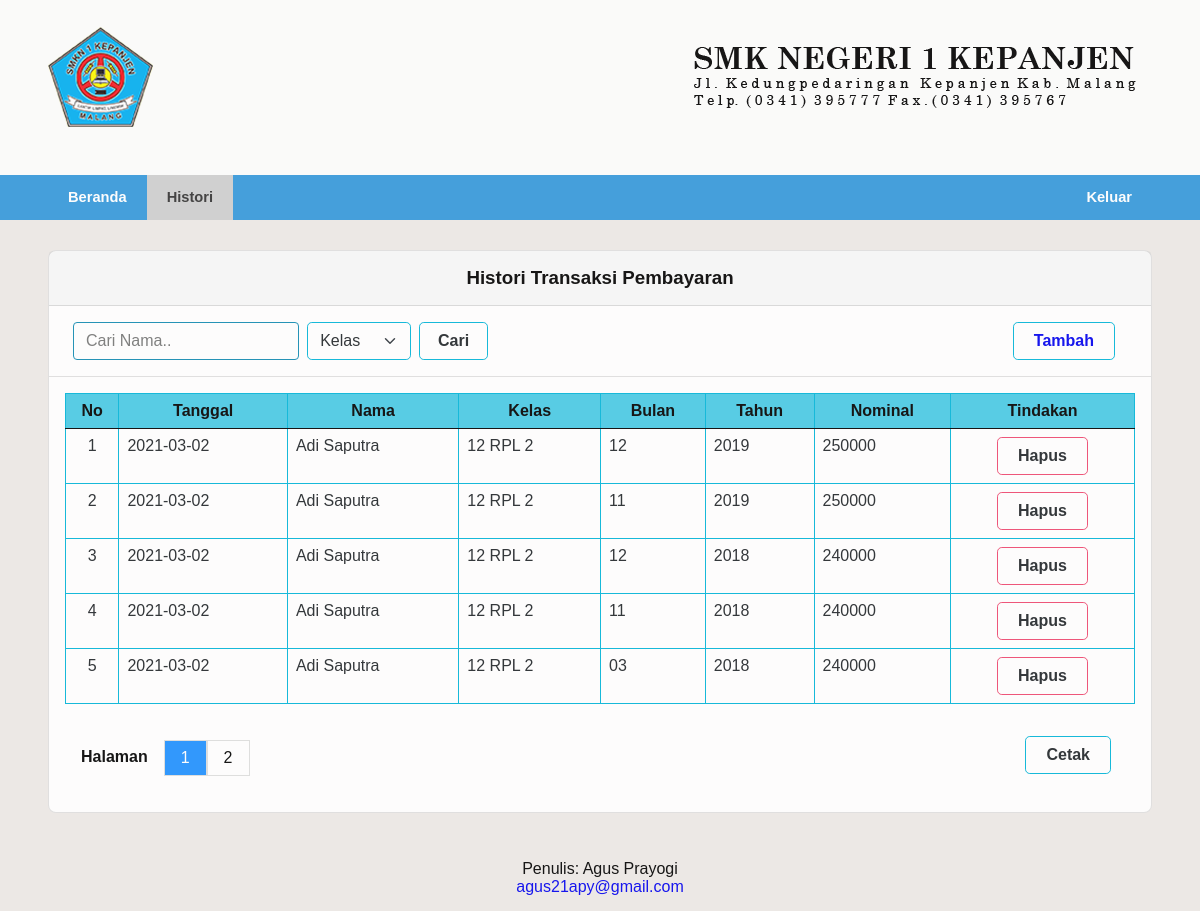
The page /petugas/index.php?p=histori (signed in) on the database its author committed.
### tables this page shows
CREATE TABLE `pembayaran` (
  `id_pembayaran` int(11) NOT NULL,
  `id_petugas` int(11) NOT NULL,
  `nisn` char(10) NOT NULL,
  `tgl_bayar` date NOT NULL,
  `bulan_dibayar` varchar(8) NOT NULL,
  `tahun_dibayar` varchar(4) NOT NULL,
  `id_spp` int(11) NOT NULL,
  `jumlah_bayar` int(11) NOT NULL
);

CREATE TABLE `siswa` (
  `nisn` char(10) NOT NULL,
  `nama` varchar(35) NOT NULL,
  `id_kelas` int(11) NOT NULL,
  `alamat` text NOT NULL,
  `no_telp` varchar(13) NOT NULL,
  `id_spp` int(11) NOT NULL
);

CREATE TABLE `kelas` (
  `id_kelas` int(11) NOT NULL,
  `nama_kelas` varchar(10) NOT NULL,
  `kopetensi_keahlian` varchar(50) NOT NULL
);

### function.php (called while the page is built, shortened)
<?php
$conn = mysqli_connect("localhost", "root", "", "spp");
function query($query)
{
  global $conn;
  $result = mysqli_query($conn, $query);
  $rows = [];
  while ($row = mysqli_fetch_assoc($result)) {
    $rows[] = $row;
  }
  return $rows;
}

### petugas/histori.php (the view, shortened to what this page needs)
<?php
$uid = $_SESSION['id'];
if (isset($_GET['cari'])) {
  $cari = $_GET['cari'];
  $str = "SELECT * FROM pembayaran as a JOIN siswa as b ON a.nisn = b.nisn JOIN kelas as c ON b.id_kelas = c.id_kelas WHERE a.id_petugas = '$uid' AND b.nama LIKE '%$cari%' ";
  if (isset($_GET['kelas'])) {
    $kelas = $_GET['kelas'];
    $str .= $kelas != "" ? "AND b.id_kelas = '$kelas' " : " ";
  }
  $query = query($str);
} else {
  $query = query("SELECT * FROM pembayaran as a JOIN siswa as b ON a.nisn = b.nisn JOIN kelas as c ON b.id_kelas = c.id_kelas WHERE a.id_petugas = '$uid'");
}
$baris = 5;
$jum = count($query);
$page = ceil($jum / $baris);
$limit = 0;
if (isset($_GET['cari'])) {
  $query = query($str . "ORDER BY id_pembayaran DESC LIMIT " . $limit . "," . $baris);
} else {
  $query = query("SELECT * FROM pembayaran as a JOIN siswa as b ON a.nisn = b.nisn JOIN kelas as c ON b.id_kelas = c.id_kelas Where a.id_petugas = '$uid' ORDER BY id_pembayaran DESC LIMIT " . $limit . "," . $baris);
}
?>
<div class="card">
  <div class="card-header">
    <h3 class="t-center">Histori Transaksi Pembayaran</h4>
  </div>
  <div class="card-header bg-white">
    <div class="row mx-2">
      <form class="col-sm-8  col-xl-5 row" action="index.php" method="get">
        <input placeholder="Cari Nama.." type="text" name="cari" class="input-form col">
        <select name="kelas" id="cari-kelas" class="input-select col-xl-3 mx-2">
          <option value="">Kelas</option>
        </select>
        <button class="btn col-md-4 col-xl-2" type="submit">
          Cari
        </button>
      </form>
      <div class="col t-right">
        <button class="btn">
          <a href="index.php?p=home">
            Tambah
          </a>
        </button>
      </div>
    </div>
  </div>
  <div class="card-body">
    <table class="table table-responsive">
      <thead>
        <tr class="table-blue">
          <th>No</th>
          <th>Tanggal</th>
          <th>Nama</th>
          <th>Kelas</th>
          <th>Bulan</th>
          <th>Tahun</th>
          <th>Nominal</th>
          <th>Tindakan</th>
        </tr>
      </thead>
      <tbody>
        <?php
        $i = $limit + 1;
        foreach ($query as $key => $isi) : ?>
          <tr>
            <td><?= $i++; ?></td>
            <td><?= $isi['tgl_bayar']; ?></td>
            <td><?= $isi['nama']; ?></td>
            <td><?= $isi['nama_kelas'] . " " . $isi['kopetensi_keahlian']; ?></td>
            <td><?= $isi['bulan_dibayar']; ?></td>
            <td><?= $isi['tahun_dibayar']; ?></td>
            <td><?= $isi['jumlah_bayar']; ?></td>
            <td class="t-center">
              <button onclick="onDelete(<?= $isi['id_pembayaran']; ?>)" class="btn btn-red">Hapus</button>
            </td>
          </tr>
        <?php endforeach; ?>
      </tbody>
    </table>
    <div class="row">
      <div class="page col">
        <h4>Halaman</h4>
        <div class="pagination" id="pagination">
          <?php
          $page = $page == 0 ? 1 : $page;
          for ($i = 1; $i <= $page; $i++) : ?>
            <a href="index.php?p=siswa&l=<?= $i; ?>"><?= $i; ?></a>
          <?php endfor; ?>
        </div>
      </div>
      <div class="col-2 t-right">
        <button onclick="printDiv('print-area')" class="btn mt-3 mr-4">
          Cetak
        </button>
      </div>
    </div>
  </div>
</div>

### assets/css/style.css (style rules this page uses)
table { border-collapse: collapse; border-spacing: 0; }
* { margin: 0; padding: 0; box-sizing: border-box; outline: none; text-decoration: none; font-family: 'Josefin Sans', sans-serif; }
body { width: 100%; height: 100%; background-size: cover; background-repeat: no-repeat; opacity: 0.9; }
body { background-color: #ece8e5; }
.active { background-color: #cecece; color: #333; }
.card { position: relative; display: flex; flex-direction: column; min-width: 0; word-wrap: break-word; background-color: #fff; background-clip: border-box; border: 1px solid rgba(0, 0, 0, 0.125); border-radius: 0.5rem; }
.card-body { flex: 1 1 auto; padding: 1rem 1rem; }
.card-header { padding: 1rem 1rem; margin-bottom: 0; background-color: rgba(0, 0, 0, 0.03); border-bottom: 1px solid rgba(0, 0, 0, 0.125); }
.card-header:first-child { border-radius: calc(0.25rem - 1px) calc(0.25rem - 1px) 0 0; }
.input-form { width: 100%; padding: 0.375rem 0.75rem; font-size: 1rem; font-weight: 400; line-height: 1.5; color: #212529; background-color: #fff; background-clip: padding-box; border: 1px solid #118ab2; -webkit-appearance: none; -moz-appearance: none; appearance: none; border-radius: 0.25rem; transition: border-color 0.15s ease-in-out, box-shadow 0.15s ease-in-out; }
.input-select { width: 100%; padding: 0.375rem 0.75rem; font-size: 1rem; font-weight: 400; line-height: 1.5; color: #212529; background-color: #fff; background-repeat: no-repeat; background-position: right 0.75rem center; background-size: 16px 12px; border: 1px solid #00b4d8; border-radius: 0.3rem; -webkit-appearance: none; -moz-appearance: none; appearance: none; }
.btn { line-height: 1.5; color: #212529; text-align: center; text-decoration: none; vertical-align: middle; cursor: pointer; -webkit-user-select: none; -moz-user-select: none; user-select: none; background-color: white; border: 1.5px solid #00b4d8; padding: 0.375rem 1.25rem; font-size: 1rem; font-weight: 600; border-radius: 0.3rem; transition: color 0.15s ease-in-out, background-color 0.15s ease-in-out, border-color 0.15s ease-in-out, box-shadow 0.15s ease-in-out; }
.btn-red { border-color: #ef476f; }
table, th, td { border: 1px solid #00b4d8; border-collapse: collapse; }
.table { width: 100%; margin-bottom: 1rem; color: #212529; vertical-align: top; border-color: #dee2e6; }
.table> :not(caption)>*>* { padding: 0.5rem 0.5rem; background-color: var(--bs-table-bg); border-bottom-width: 1px; box-shadow: inset 0 0 0 9999px var(--bs-table-accent-bg); }
.table>tbody { vertical-align: inherit; }
.table>thead { vertical-align: bottom; }
.table> :not(:last-child)> :last-child>* { border-bottom-color: currentColor; }
td:first-child, th:first-child { width: 5%; text-align: center; align-items: center; }
.table-responsive { overflow-x: auto; -webkit-overflow-scrolling: touch; }
.table-blue { background-color: #48cae4; color: #000; border-color: #00b4d8; }
.t-center { text-align: center !important; }
.t-right { text-align: right !important; }
.row { --bs-gutter-x: 1.5rem; --bs-gutter-y: 0; display: flex; flex-wrap: wrap; margin-top: calc(var(--bs-gutter-y) * -1); margin-right: calc(var(--bs-gutter-x) / -2); margin-left: calc(var(--bs-gutter-x) / -2); }
.row>* { flex-shrink: 0; width: 100%; max-width: 100%; padding-right: calc(var(--bs-gutter-x) / 2); padding-left: calc(var(--bs-gutter-x) / 2); margin-top: var(--bs-gutter-y); }
.col { flex: 1 0 0%; }
.col-2 { flex: 0 0 auto; width: 16.6666666667%; }
@media (min-width: 576px) { .col-sm-8 { flex: 0 0 auto; width: 66.6666666667%; } }
@media (min-width: 768px) { .col-md-4 { flex: 0 0 auto; width: 33.3333333333%; } }
@media (min-width: 1200px) { .col-xl-2 { flex: 0 0 auto; width: 16.6666666667%; } }
@media (min-width: 1200px) { .col-xl-3 { flex: 0 0 auto; width: 25%; } }
@media (min-width: 1200px) { .col-xl-5 { flex: 0 0 auto; width: 41.6666666667%; } }
.mx-2 { margin-right: 0.5rem !important; margin-left: 0.5rem !important; }
.mt-3 { margin-top: 1rem !important; }
.mr-4 { margin-right: 1.5rem !important; }
.bg-white { background-color: white; }
.page { margin: 20px 0px; }
.page h4 { color: black; float: left; padding: 8px 16px; transition: background-color .3s; }
.pagination a { color: black; float: left; padding: 8px 16px; text-decoration: none; transition: background-color .3s; border: 1px solid #ddd; margin: 0; }
.pagination a.active { background-color: dodgerblue; color: white; }

### rows shown on the page
pembayaran: tgl_bayar "2021-03-02", nisn.nama "Adi Saputra", kelas.nama_kelas "12", kelas.kopetensi_keahlian "RPL 2", bulan_dibayar "12", tahun_dibayar "2019", jumlah_bayar "250000"
pembayaran: tgl_bayar "2021-03-02", nisn.nama "Adi Saputra", kelas.nama_kelas "12", kelas.kopetensi_keahlian "RPL 2", bulan_dibayar "11", tahun_dibayar "2019", jumlah_bayar "250000"
pembayaran: tgl_bayar "2021-03-02", nisn.nama "Adi Saputra", kelas.nama_kelas "12", kelas.kopetensi_keahlian "RPL 2", bulan_dibayar "12", tahun_dibayar "2018", jumlah_bayar "240000"
pembayaran: tgl_bayar "2021-03-02", nisn.nama "Adi Saputra", kelas.nama_kelas "12", kelas.kopetensi_keahlian "RPL 2", bulan_dibayar "11", tahun_dibayar "2018", jumlah_bayar "240000"
pembayaran: tgl_bayar "2021-03-02", nisn.nama "Adi Saputra", kelas.nama_kelas "12", kelas.kopetensi_keahlian "RPL 2", bulan_dibayar "03", tahun_dibayar "2018", jumlah_bayar "240000"
